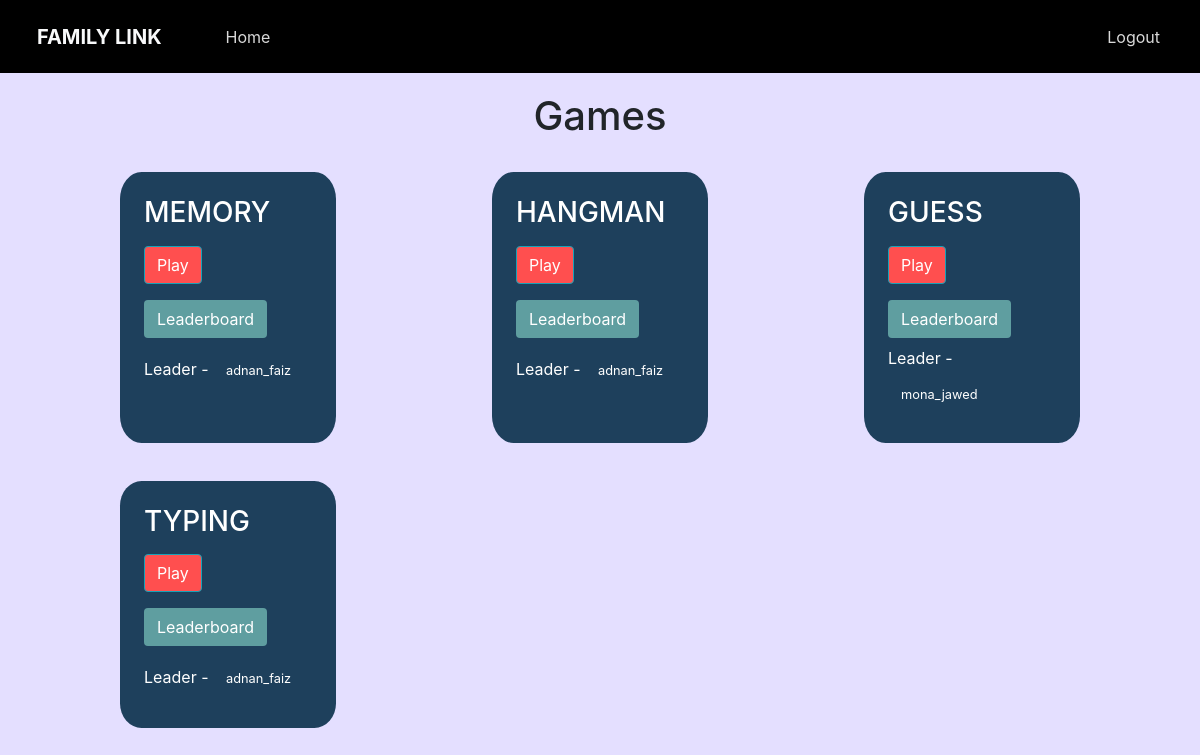
The app's page /gamehouse/ (signed in) with its own data.
### family/models.py (models this page shows)
class game(models.Model):
    name = models.CharField(max_length= 20 , unique=True)
    def __str__(self):
        return str(self.name)

class member(AbstractBaseUser , PermissionsMixin):
    GENDER_CHOICES = (
    ("Male", "Male"),
    ("Female", "Female"),)
    MARITAL_CHOICES = (
    ("Unmarried", "Unmarried"),
    ("Married", "Married"),
    )
    SPORT_CHOICES = (
    ("Football", "Football"),
    ("Basketball", "Basketball"),
    ("Badminton", "Badminton"),
    ("Cycling", "Cycling"),
    ("Swimming", "Swimming"),
    ("Cricket", "Cricket"),
    ("TT", "TT"),
    ("Tennis", "Tennis"),
    ("Volley Ball", "Volley Ball"),
    ("Baseball", "Baseball"),
    ("Carrom", "Carrom")
    )
    BOOK_CHOICES = (
    ("Thriller", "Thriller"),
    ("Fantasy", "Fantasy"),
    ("Teen", "Teen"),
    ("Fiction", "Fiction"),
    ("Autobiography", "Autobiography"),
    ("Mystery", "Mystery"),
    ("History", "History"),
    ("Romance", "Romance"),
    ("Self Help", "Self Help"),
    ("Horror", "Horror"),
    ("Crime", "Crime")
    )
    MOVIE_CHOICES = (
    ("Action", "Action"),
    ("Thriller", "Thriller"),
    ("Drama", "Drama"),
    ("Romance", "Romance"),
    ("Autobiography", "Autobiography"),
    ("Comedy", "Comedy"),
    ("History", "History"),
    ("Romance", "Romance"),
    ("Crime", "Crime"),
    ("Horror", "Horror"),
    ("Animation", "Animation"),
    ("Adventure", "Adventure")
    )
    FID = models.ForeignKey(family , on_delete=models.DO_NOTHING , null=True)
    email = models.EmailField(max_length= 35)
    user_name = models.CharField(max_length= 20 , unique=True)
    firstName = models.CharField(max_length=20 ,  blank = True)
    middleName = models.CharField(max_length=20 , blank = True , null = True)
    lastName = models.CharField(max_length= 20 , blank = True)
    mobileNo = models.IntegerField(blank=True , null = True)
    birthDay = models.DateField(default=date.today)
    gender = models.CharField(max_length=9,choices=GENDER_CHOICES,default="Male")
    maritalStatus = models.CharField(max_length = 10,null=True , blank = True , choices=MARITAL_CHOICES)
    jobOrg = models.CharField(max_length= 20 , blank = True)
    address1 = models.TextField(_("Address line 1"),max_length=50 , blank = True)
    country = models.CharField("Country",max_length=15 , blank = True)
    city = models.CharField("City" , max_length=15 , blank=True)
    pinCode = models.IntegerField(blank=True)
    lat = models.DecimalField(max_digits=9 ,decimal_places = 6, blank=True , null = True)
    lng = models.DecimalField(max_digits=9 , decimal_places = 6, blank=True , null = True)
    mother = models.ForeignKey('self', on_delete=models.PROTECT , null=True , blank=True)
    father = models.ForeignKey('self', on_delete=models.PROTECT , null=True , blank=True , related_name='+')
    spouse = models.ForeignKey('self', on_delete=models.PROTECT , null=True , blank=True , related_name='++')
    kidsCount = models.IntegerField(blank=True , null = True , default=0)
    gender = models.CharField(max_length=9,choices=GENDER_CHOICES , default='Male')
    book = models.CharField(max_length=15,choices=BOOK_CHOICES,blank=True )
    sport = models.CharField(max_length=15,choices=SPORT_CHOICES,blank=True)
    movie = models.CharField(max_length=15,choices=MOVIE_CHOICES, blank=True)
    present = models.CharField(max_length=15,blank=True)
    is_staff = models.BooleanField(default=False)
    is_active = models.BooleanField(default=True)
    updated = models.DateTimeField(auto_now=True)
    created = models.DateTimeField(auto_now_add=True)
    objects = CustomMember()
    USERNAME_FIELD = 'user_name'
    REQUIRED_FIELDS = ['email' , 'city' , 'country' , 'firstName' , 'lastName' , 'gender' , 'pinCode']
    class Meta:
        ordering = ['-updated' , '-created']
    def __str__(self):
        return str(self.user_name)

### family/views.py (the view)
# urls.py: path('gamehouse/' , views.gamehouse , name="gamehouse"),
@login_required(login_url= 'login')
def gamehouse(request):
    games = game.objects.all()
    winner = []
    for g in games:
        p = score.objects.all()
        p = p.filter(game  = g)
        p = sorted(p , key=lambda x: x.score , reverse=True)
        if(p):
            winner.append([g , p[0].player])
        else:
            winner.append([g ,""])
    return render(request , 'gamehouse/gamehouse.html' , {'winner':winner})

### templates/gamehouse/gamehouse.html (shortened to what this page needs)
<!DOCTYPE html>
{% load static %}
<html lang="en">
<head>
    <link rel="stylesheet" href="https://cdn.jsdelivr.net/npm/bootstrap@4.4.1/dist/css/bootstrap.min.css">
    <link rel="stylesheet" href="{% static 'style/gamehouse.css' %}" />
</head>
<body>
  <div>
    <nav class="navbar fixed-top navbar-dark text-light navbar-expand-md navigation-clean-search" style="background-color: black;" >
        <div class="container"><a class="navbar-brand" href="{% url 'viewMember' %}">FAMILY LINK</a>
            <div class="collapse navbar-collapse" id="navcol-1">
                <span class="navbar-text" style="padding-left:3rem"> <a href="{% url 'viewMember' %}" class="login">Home</a></span>
              <span class="navbar-text" id="logout"> <a href="{% url 'logout' %}" class="login">Logout</a></span>
            </div>
        </div>
    </nav>
    <br>
    <br>
    <br>
        <div class="container">
            <div class="child-container">
                <h1>Games</h1>
                <div class="link-container">
                    {% for w in winner %}
                    <div class="game">
                        <h3>{{w.0}}</h3>
                        <span>
                            <a class="btn btn-info play" href="{% url 'play' w.0.name %}" target="_blank" >Play</a>
                        </span>
                        <span>
                            <a class="btn leaderboard" href="{% url 'leaderboard' w.0.name %}">Leaderboard</a>
                        </span>
                        <br>
                        <span id="game_winner">
                            Leader - <a class="btn Winner" style="font-size:0.8rem" href="">{{w.1}}</a>
                        </span>
                    </div>
                    {% endfor %}
                </div>
            </div>
      </div>
</body>
</html>

### static/style/gamehouse.css (style rules this page uses)
body { margin-top: 20px; background: rgb(228, 223, 255); }
#logout { float: right; }
.child-container h1 { text-align: center; }
.link-container { display: grid; grid-template-columns: repeat(auto-fill, minmax(300px, 1fr)); grid-column-gap: 6px; grid-row-gap:6px; }
h1 { margin-bottom: 2rem; }
.game { margin-left: auto; margin-right: auto; border-radius: 10%; color: white; padding: 1.5rem; margin-bottom: 2rem; width: 13.5rem; background-color: #1e405c; }
.leaderboard { background-color: cadetblue; }
.play { background-color: #ff4f4f; }
.game a { color: white; margin-top: 0.5rem; margin-bottom: 0.5rem; }
.game h3 { text-transform:uppercase; }
.navbar { background:transparent; padding-top:.75rem; padding-bottom:.75rem; color:#fff; border-radius:0; box-shadow:none; border:none; }
@media (min-width:768px) { .navbar { padding-left: 0; padding-top:1rem; padding-bottom:1rem; } }
@media (min-width:768px) { #logout { position: absolute; right: 2rem; } }
.navbar .navbar-brand { font-weight:bold; color:inherit; }
.navbar .navbar-collapse { border-top:1px solid rgba(255,255,255,0.3); margin-top:.5rem; }
@media (min-width:768px) { .navbar .navbar-collapse { border-color:transparent; margin:0; } }
.navbar .navbar-collapse span .login { color:#d9d9d9; margin-right:.5rem; text-decoration:none; }

### records on screen
game: name "MEMORY", user_name "adnan_faiz"
game: name "HANGMAN", user_name "adnan_faiz"
game: name "GUESS", user_name "mona_jawed"
game: name "TYPING", user_name "adnan_faiz"
